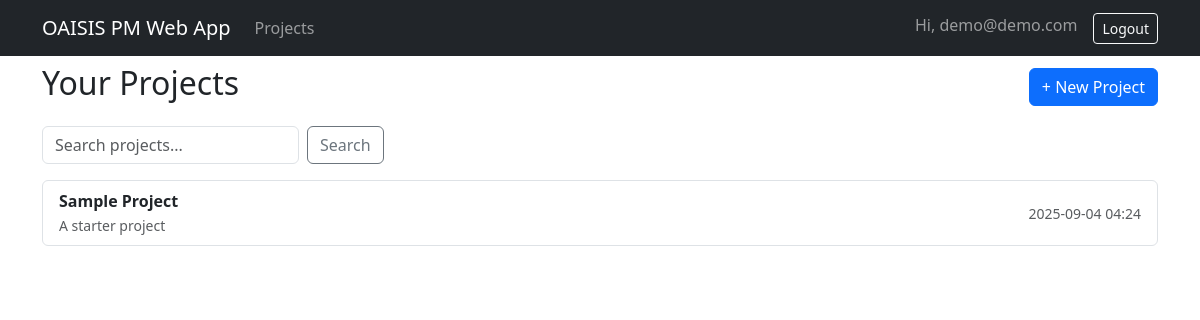
The page /dashboard (signed in) on the database its author committed.
### app.py (models this page shows, shortened)
class User(db.Model, UserMixin):
    id = db.Column(db.Integer, primary_key=True)
    email = db.Column(db.String(255), unique=True, nullable=False)
    password_hash = db.Column(db.String(255), nullable=False)
    created_at = db.Column(db.DateTime, default=datetime.utcnow)
    projects = db.relationship("Project", backref="owner", lazy=True)

class Project(db.Model):
    id = db.Column(db.Integer, primary_key=True)
    name = db.Column(db.String(200), nullable=False)
    description = db.Column(db.Text, default="")
    created_at = db.Column(db.DateTime, default=datetime.utcnow)
    owner_id = db.Column(db.Integer, db.ForeignKey("user.id"), nullable=False)
    tasks = db.relationship("Task", backref="project", cascade="all, delete-orphan", lazy=True)

### app.py (the view)
@app.route("/dashboard")
@login_required
def dashboard():
    q = request.args.get("q", "").strip()
    projects_query = Project.query.filter_by(owner_id=current_user.id)
    if q:
        projects_query = projects_query.filter(Project.name.ilike(f"%{q}%"))
    projects = projects_query.order_by(Project.created_at.desc()).all()
    return render_template("dashboard.html", projects=projects, q=q)

### app.py (called while the page is built)
@login_manager.user_loader
def load_user(user_id):
    return db.session.get(User, int(user_id))

@app.before_request
def ensure_db():
    with app.app_context():
        db.create_all()

### templates/dashboard.html
{% extends "base.html" %}
{% block content %}
<div class="d-flex justify-content-between align-items-center mb-3">
  <h2>Your Projects</h2>
  <a href="{{ url_for('project_new') }}" class="btn btn-primary">+ New Project</a>
</div>
<form class="row row-cols-lg-auto g-2 align-items-center mb-3" method="get">
  <div class="col-12">
    <input type="text" class="form-control" name="q" placeholder="Search projects..." value="{{ q }}">
  </div>
  <div class="col-12">
    <button class="btn btn-outline-secondary" type="submit">Search</button>
  </div>
</form>
{% if projects %}
  <div class="list-group">
    {% for p in projects %}
      <a class="list-group-item list-group-item-action d-flex justify-content-between align-items-center" href="{{ url_for('project_detail', project_id=p.id) }}">
        <div>
          <div class="fw-bold">{{ p.name }}</div>
          <small class="text-muted">{{ p.description[:80] }}</small>
        </div>
        <small class="text-muted">{{ p.created_at.strftime('%Y-%m-%d %H:%M') }}</small>
      </a>
    {% endfor %}
  </div>
{% else %}
  <div class="alert alert-info">No projects yet. Create your first one!</div>
{% endif %}
{% endblock %}

### templates/base.html (shortened to what this page needs)
<!doctype html>
<html lang="en">
<head>
  <link href="https://cdn.jsdelivr.net/npm/bootstrap@5.3.3/dist/css/bootstrap.min.css" rel="stylesheet">
</head>
<body>
<nav class="navbar navbar-expand-lg navbar-dark bg-dark fixed-top">
  <div class="container">
    <a class="navbar-brand" href="{{ url_for('dashboard') if current_user.is_authenticated else url_for('home') }}">OAISIS PM Web App</a>
    <div class="collapse navbar-collapse" id="nav">
      <ul class="navbar-nav me-auto">
        {% if current_user.is_authenticated %}
        <li class="nav-item"><a class="nav-link" href="{{ url_for('dashboard') }}">Projects</a></li>
        {% endif %}
      </ul>
      <ul class="navbar-nav ms-auto">
        {% if current_user.is_authenticated %}
        <li class="nav-item"><span class="navbar-text me-3">Hi, {{ current_user.email }}</span></li>
        <li class="nav-item"><a class="btn btn-outline-light btn-sm" href="{{ url_for('logout') }}">Logout</a></li>
        {% else %}
        <li class="nav-item"><a class="nav-link" href="{{ url_for('login') }}">Login</a></li>
        <li class="nav-item"><a class="btn btn-primary btn-sm" href="{{ url_for('register') }}">Sign Up</a></li>
        {% endif %}
      </ul>
    </div>
  </div>
</nav>
<main class="container">
  {% block content %}{% endblock %}
</main>
</body>
</html>

### templates/base.html (style rules this page uses)
body { padding-top: 64px; }

### rows shown on the page
User: email "demo@demo.com"
Project: name "Sample Project", description "A starter project", created_at "2025-09-04 04:24"
